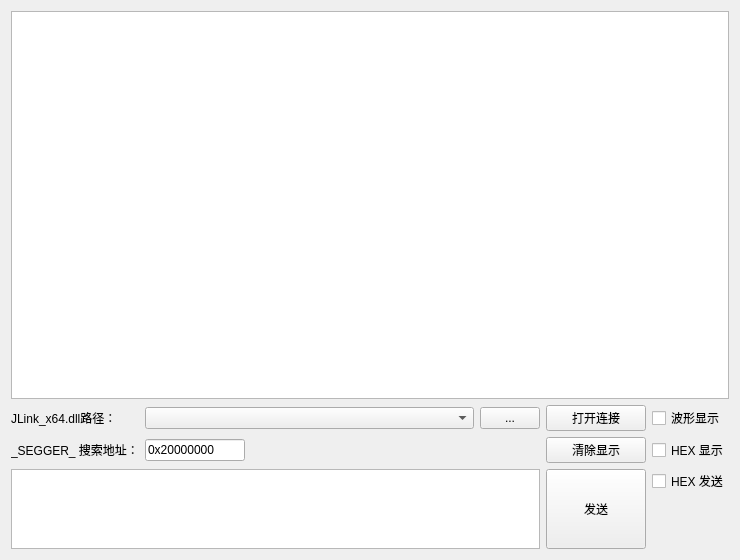
<?xml version="1.0" encoding="UTF-8"?>
<ui version="4.0">
 <author>XIVN1987</author>
 <class>RTTView</class>
 <widget class="QWidget" name="RTTView">
  <property name="geometry">
   <rect>
    <x>0</x>
    <y>0</y>
    <width>740</width>
    <height>560</height>
   </rect>
  </property>
  <property name="sizePolicy">
   <sizepolicy hsizetype="Preferred" vsizetype="Preferred">
    <horstretch>0</horstretch>
    <verstretch>0</verstretch>
   </sizepolicy>
  </property>
  <property name="windowTitle">
   <string>XIVN1987 SEGGER-RTT Client</string>
  </property>
  <property name="windowIcon">
   <iconset>
    <normaloff>Image/serial.ico</normaloff>Image/serial.ico</iconset>
  </property>
  <layout class="QVBoxLayout" name="vLayout">
   <item>
    <widget class="QTextEdit" name="txtMain">
     <property name="frameShadow">
      <enum>QFrame::Sunken</enum>
     </property>
     <property name="textInteractionFlags">
      <set>Qt::TextSelectableByKeyboard|Qt::TextSelectableByMouse</set>
     </property>
    </widget>
   </item>
   <item>
    <layout class="QGridLayout" name="gLayout1">
     <item row="0" column="5">
      <widget class="QCheckBox" name="chkWavShow">
       <property name="text">
        <string>波形显示</string>
       </property>
      </widget>
     </item>
     <item row="1" column="5">
      <widget class="QCheckBox" name="chkHEXShow">
       <property name="text">
        <string>HEX 显示</string>
       </property>
      </widget>
     </item>
     <item row="0" column="4">
      <widget class="QPushButton" name="btnOpen">
       <property name="sizePolicy">
        <sizepolicy hsizetype="Minimum" vsizetype="Fixed">
         <horstretch>0</horstretch>
         <verstretch>0</verstretch>
        </sizepolicy>
       </property>
       <property name="minimumSize">
        <size>
         <width>100</width>
         <height>0</height>
        </size>
       </property>
       <property name="text">
        <string>打开连接</string>
       </property>
       <property name="checkable">
        <bool>false</bool>
       </property>
      </widget>
     </item>
     <item row="1" column="1">
      <widget class="QLineEdit" name="linRTT">
       <property name="maximumSize">
        <size>
         <width>100</width>
         <height>16777215</height>
        </size>
       </property>
       <property name="text">
        <string>0x20000000</string>
       </property>
      </widget>
     </item>
     <item row="1" column="0">
      <widget class="QLabel" name="lblRTT">
       <property name="text">
        <string>_SEGGER_ 搜索地址：</string>
       </property>
      </widget>
     </item>
     <item row="0" column="3">
      <widget class="QPushButton" name="btnDLL">
       <property name="sizePolicy">
        <sizepolicy hsizetype="Fixed" vsizetype="Fixed">
         <horstretch>0</horstretch>
         <verstretch>0</verstretch>
        </sizepolicy>
       </property>
       <property name="maximumSize">
        <size>
         <width>60</width>
         <height>16777215</height>
        </size>
       </property>
       <property name="text">
        <string>...</string>
       </property>
      </widget>
     </item>
     <item row="0" column="0">
      <widget class="QLabel" name="lblDLL">
       <property name="sizePolicy">
        <sizepolicy hsizetype="Fixed" vsizetype="Fixed">
         <horstretch>0</horstretch>
         <verstretch>0</verstretch>
        </sizepolicy>
       </property>
       <property name="text">
        <string>JLink_x64.dll路径：</string>
       </property>
      </widget>
     </item>
     <item row="1" column="4">
      <widget class="QPushButton" name="btnClear">
       <property name="minimumSize">
        <size>
         <width>100</width>
         <height>0</height>
        </size>
       </property>
       <property name="text">
        <string>清除显示</string>
       </property>
      </widget>
     </item>
     <item row="1" column="2">
      <spacer name="hSpacer11">
       <property name="orientation">
        <enum>Qt::Horizontal</enum>
       </property>
       <property name="sizeHint" stdset="0">
        <size>
         <width>40</width>
         <height>20</height>
        </size>
       </property>
      </spacer>
     </item>
     <item row="0" column="1" colspan="2">
      <widget class="QComboBox" name="cmbDLL"/>
     </item>
    </layout>
   </item>
   <item>
    <layout class="QGridLayout" name="gLayout2">
     <item row="0" column="1" rowspan="2">
      <widget class="QPushButton" name="btnSend">
       <property name="sizePolicy">
        <sizepolicy hsizetype="Minimum" vsizetype="Minimum">
         <horstretch>0</horstretch>
         <verstretch>0</verstretch>
        </sizepolicy>
       </property>
       <property name="minimumSize">
        <size>
         <width>100</width>
         <height>0</height>
        </size>
       </property>
       <property name="maximumSize">
        <size>
         <width>16777215</width>
         <height>80</height>
        </size>
       </property>
       <property name="text">
        <string>发送</string>
       </property>
      </widget>
     </item>
     <item row="0" column="0" rowspan="2">
      <widget class="QTextEdit" name="txtSend">
       <property name="sizePolicy">
        <sizepolicy hsizetype="Expanding" vsizetype="Minimum">
         <horstretch>0</horstretch>
         <verstretch>0</verstretch>
        </sizepolicy>
       </property>
       <property name="maximumSize">
        <size>
         <width>16777215</width>
         <height>80</height>
        </size>
       </property>
      </widget>
     </item>
     <item row="0" column="2">
      <widget class="QCheckBox" name="chkHEXSend">
       <property name="text">
        <string>HEX 发送</string>
       </property>
      </widget>
     </item>
    </layout>
   </item>
  </layout>
 </widget>
 <resources/>
 <connections/>
</ui>
